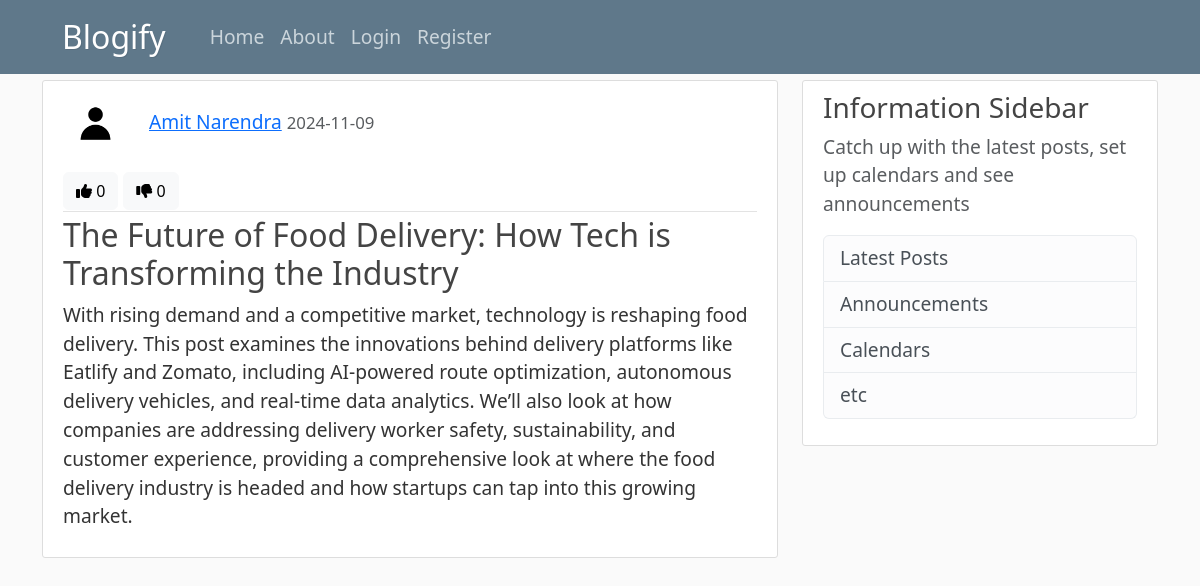
The page /post/12 on the database its author committed.
### blogify/models.py (models this page shows, shortened)
class User(db.Model, UserMixin):
    id = db.Column(db.Integer, primary_key=True)
    username = db.Column(db.String(20), nullable=False, unique=True)
    email = db.Column(db.String(120), nullable=False, unique=True)
    profile_pic = db.Column(db.String(20), nullable=False, default='default.jpg')
    password = db.Column(db.String(60), nullable=False)
    posts = db.relationship('Post', backref='author', lazy=True)

class Post(db.Model):
    id = db.Column(db.Integer, primary_key=True)
    title = db.Column(db.String(150), nullable=False)
    date_posted = db.Column(db.DateTime, nullable=False, default=datetime.utcnow)
    content = db.Column(db.Text, nullable=False)
    user_id = db.Column(db.Integer, db.ForeignKey('user.id'), nullable=False)
    likes_count = db.Column(db.Integer, default=0)     # Likes counter
    dislikes_count = db.Column(db.Integer, default=0)  # Dislikes counter

### blogify/routes.py (the view)
@app.route("/post/<int:post_id>")
def post(post_id):
    post = Post.query.get_or_404(post_id)
    return render_template('post.html', title=post.title, post=post)

### blogify/templates/post.html (shortened to what this page needs)
{% extends "layout.html" %}
{% block content %}
    <article class="media content-section">
        <div class="media-body">
        <div class="article-metadata">
            {% if post.author.profile_pic %}
                <img class="rounded-circle article-img" src="{{ url_for('static', filename='profile_pics/' + post.author.profile_pic)}}" alt="image">
            {% else %}
                <img class="rounded-circle article-img" src="{{ url_for('static', filename='profile_pics/default.png')}}" alt="image">
            {% endif %}
            <a class="mr-2" href="{{ url_for('user_posts', username=post.author.username) }}">{{ post.author.username }}</a>
            <small class="text-muted">{{ post.date_posted.strftime("%Y-%m-%d") }}</small>
            <div class="reaction-buttons mt-3">
                <button id="like-button-{{ post.id }}" onclick="toggleReaction('like', {{ post.id }})" class="btn btn-light">
                    <i class="fas fa-thumbs-up"></i> <span id="like-count-{{ post.id }}">{{ post.likes_count }}</span>
                </button>
                <button id="dislike-button-{{ post.id }}" onclick="toggleReaction('dislike', {{ post.id }})" class="btn btn-light">
                    <i class="fas fa-thumbs-down"></i> <span id="dislike-count-{{ post.id }}">{{ post.dislikes_count }}</span>
                </button>
            </div>
        </div>
        <h2 class="article-title">{{ post.title }}</h2>
        <p class="article-content">{{ post.content }}</p>
        </div>
    </article>
{% endblock content %}

### blogify/static/main.css (style rules this page uses)
body { background: #fafafa; color: #333333; margin-top: 5rem; font-size: larger; }
h1, h2, h3, h4, h5, h6 { color: #444444; }
.content-section { background: #ffffff; padding: 10px 20px; border: 1px solid #dddddd; border-radius: 3px; margin-bottom: 20px; }
.article-title { color: #444444; }
.article-content { white-space: pre-line; }
.article-img { height: 65px; width: 65px; margin-right: 16px; }
.article-metadata { padding-bottom: 1px; margin-bottom: 4px; border-bottom: 1px solid #e3e3e3 }

### rows shown on the page
User: profile_pic (placeholder picture), author.username "Amit Narendra"
Post: date_posted "2024-11-09", likes_count "0", dislikes_count "0", title "The Future of Food Delivery: How Tech is Transforming the Industry", content "With rising demand and a competitive market, technology is reshaping food delivery. This post examines the innovations behind delivery platforms like Eatlify and Zomato, including AI-powered route optimization, autonomous delivery vehicles, and real-time data analytics. We’ll also look at how companies are addressing delivery worker safety, sustainability, and customer experience, providing a comprehensive look at where the food delivery industry is headed and how startups can tap into this growing market."
